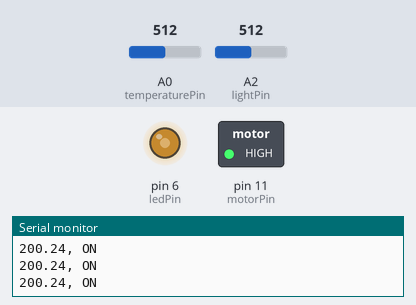
The sketch below on a simulated Arduino Uno, built with avr-gcc and run on an emulated ATmega328P. Shown: switched loads named in the sketch (green lamp = pin HIGH), output pins drawn as LEDs (lit = HIGH), the last lines printed to the serial monitor. The inputs (shaded band) are chosen by the test bench; at power-on: A2 (lightPin) = 512, A0 (temperaturePin) = 512.

Above: at 1.3 s.
1.4 s: A2 (lightPin) set to 411
At 2.7 s:
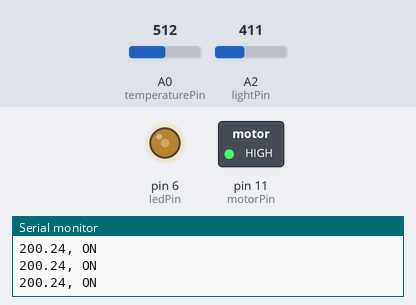
3.0 s: A2 (lightPin) set to 388
At 4.1 s:
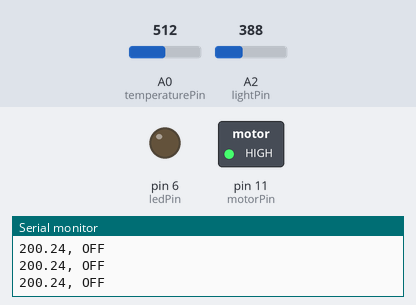
4.5 s: A0 (temperaturePin) set to 171
6.0 s: A0 (temperaturePin) set to 140
At 6.5 s:
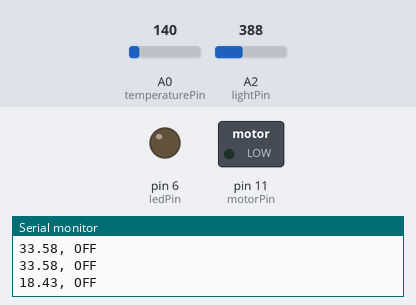
7.5 s: A2 (lightPin) set to 511
At 8.7 s:
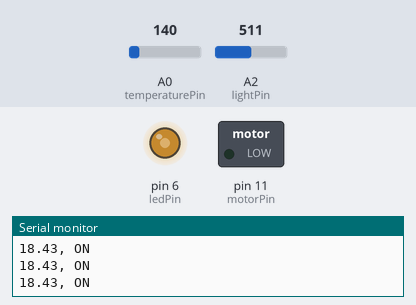
9.0 s: A2 (lightPin) set to 716
At 10.2 s:
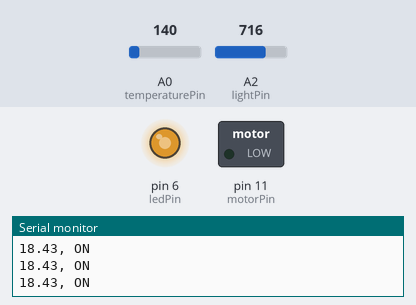
Timing chart, 0 to 11.5 s (numbered marks = the images above; inputs shaded):
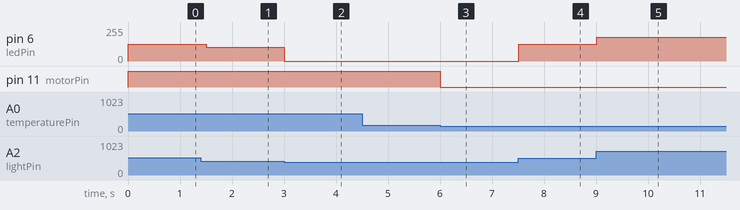

Measured:
- the behaviour switches between 402 and 401 on A2 (lightPin) (found by bisection; images 1 and 2)
- the behaviour switches between 156 and 155 on A0 (temperaturePin) (found by bisection; images 2 and 3)
- after the input at 1.4 s, pin 6 (ledPin): 127/255 → 102/255 after 0.10 s
- after the input at 3.0 s, pin 6 (ledPin): 102/255 → 0/255 at once
- after the input at 6.0 s, pin 11 (motorPin): HIGH → LOW at once
- after the input at 7.5 s, pin 6 (ledPin): 0/255 → 127/255 at once
- after the input at 9.0 s, pin 6 (ledPin): 127/255 → 178/255 at once

The sketch:

Light-Temp.ino
```cpp
/*
   IoT Temperature and Light Control System

   This Arduino sketch implements a temperature and light control system
   using an analog temperature sensor, a light sensor, a motor, and an LED.

   The system operates as follows:
   - The temperature sensor measures the ambient temperature.
   - If the temperature falls below a threshold (26 degrees Celsius in this example),
     the motor is turned off.
   - If the temperature rises above the threshold, the motor is turned on.
   - The light sensor measures the ambient light level.
   - If the light level is below a threshold (100 in this example), the LED is turned off.
   - If the light level is above the threshold, the LED brightness is adjusted based on
     the light level.

   The system continuously monitors the temperature and light level, adjusts the motor
   and LED accordingly, and sends the data (temperature and light status) to the
   Serial Monitor for monitoring.

   Connections:
   - Temperature Sensor: A0
   - Motor Control Pin: 11
   - Light Sensor: A2
   - LED Control Pin: 6

   Author: Mohammad Heidari
   Date: July, 2023
*/

#define ANALOGREFVOLTAGE 5.00
int temperaturePin = A0;
int motorPin = 11;
int lightPin = A2;
int ledPin = 6;

void setup() {
  pinMode(ledPin, OUTPUT);
  pinMode(motorPin, OUTPUT);
  Serial.begin(9600); // Initialize serial communication
}

void loop() {
  float temperature = getTemperature(temperaturePin);
  String Light = String(3);

  if (temperature < 26) {
    digitalWrite(motorPin, LOW); // Turn off the motor
  } else {
    digitalWrite(motorPin, HIGH); // Turn on the motor
  }

  int lightLevel = analogRead(lightPin);
  lightLevel = map(lightLevel, 0, 1023, 0, 255);

  if (lightLevel < 100) {
    analogWrite(ledPin, 0); // Turn off the LED completely
    Light = "OFF"; // Print "off" to the serial monitor
  } else {
    analogWrite(ledPin, lightLevel); // Set LED brightness based on the light level
    Light = "ON"; // Print "on" to the serial monitor
  }

  // Create an array and store the temperature and Light values
  String data[2] = {String(temperature), Light};

  // Print the values in the array on the same line
  for (int i = 0; i < 2; i++) {
    Serial.print(data[i]);
    if (i < 1) { // Don't print a comma after the last element
      Serial.print(", ");
    }
  }
  Serial.println(); // Print a newline character at the end of the line

  delay(500); // Wait for 1 second
}

float getTemperature(int pin) {
  float voltage = getVoltage(pin);
  float temperature = (voltage - 0.5) * 100.0;
  return temperature;
}

float getVoltage(int pin) {
  return (analogRead(pin) * ANALOGREFVOLTAGE / 1023.0);
}
```
